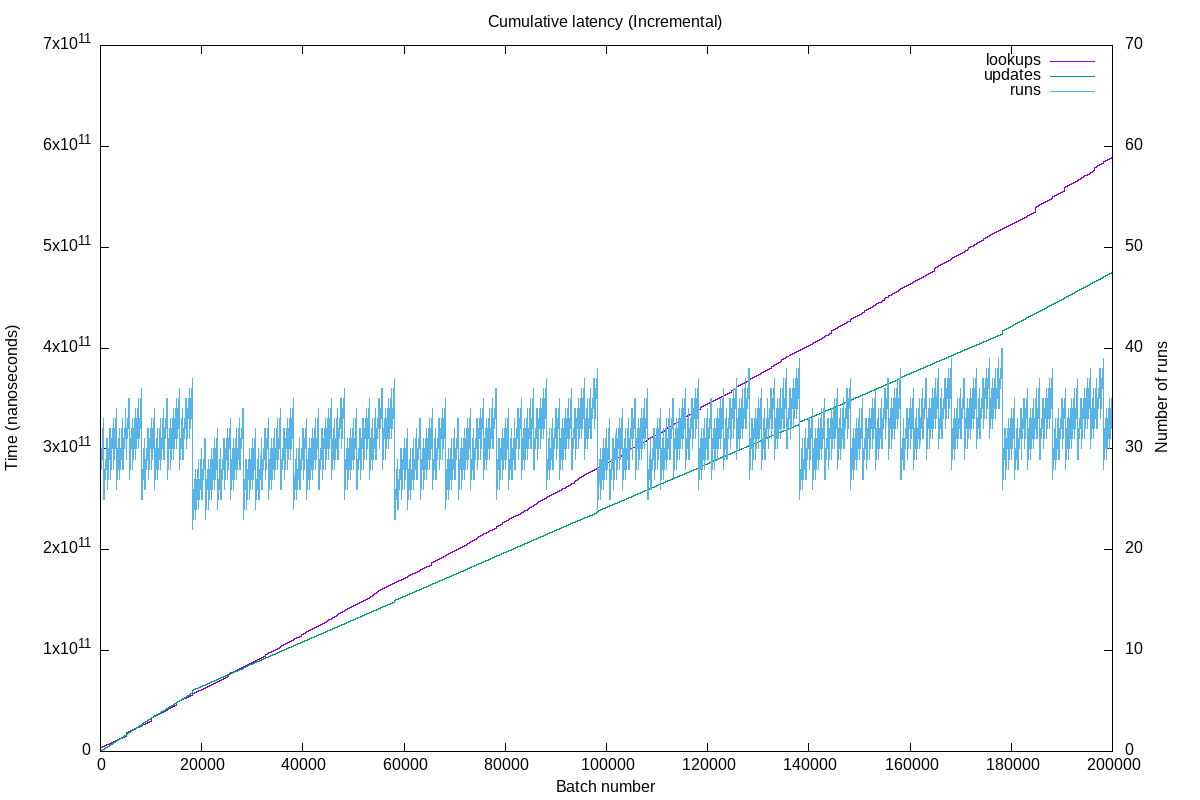

The script that saved this image:
set title "Cumulative latency (Incremental)"

set xlabel "Batch number"

set ylabel "Time (nanoseconds)"
set yrange [0:700000000000]
set y2label "Number of runs"
set y2range [0:70]
set y2tics 10

set terminal png size 1200,800
set output "latency-cumulative-200000.png"

plot "latency-cumulative-200000.dat" using 1:3 title 'lookups' axis x1y1 with lines, \
     "latency-cumulative-200000.dat" using 1:4 title 'updates' axis x1y1 with lines, \
     "latency-cumulative-200000.dat" using 1:2 title 'runs'    axis x1y2 with lines
